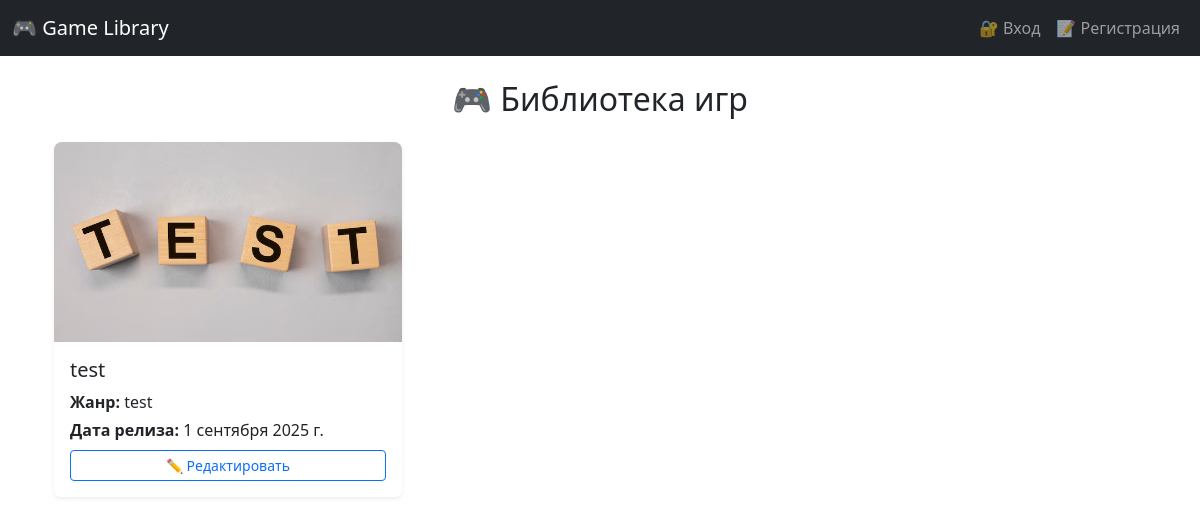
The app's page /, older data.
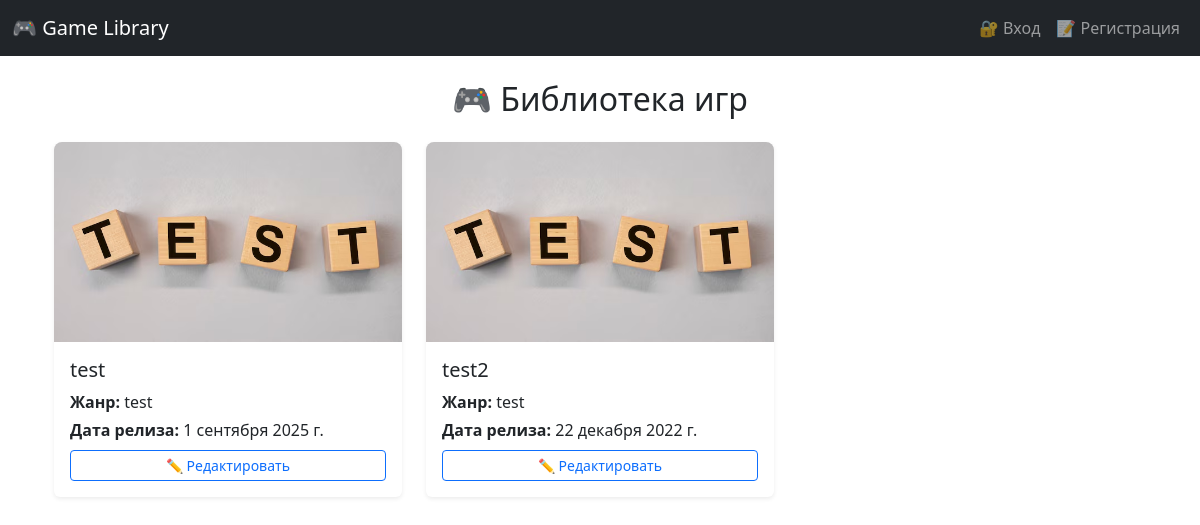
The same page, newer data.
### core/models.py (models this page shows, shortened)
class Game(models.Model):
    title = models.CharField(max_length=100)
    description = models.TextField()
    genre = models.CharField(max_length=50)
    release_date = models.DateField()
    owner = models.ForeignKey(User, on_delete=models.CASCADE, related_name='games')
    cover = models.ImageField(upload_to='covers/', blank=True, null=True)

### core/views.py (the view)
# urls.py: path('', views.home_view, name='home'),
def home_view(request):
    games = Game.objects.all().order_by('-release_date')
    return render(request, 'core/home.html', {'games': games})

### core/templates/core/home.html (shortened to what this page needs)
{% extends 'core/base.html' %}
{% block content %}
<div class="container mt-4">
    <h2 class="mb-4 text-center">🎮 Библиотека игр</h2>
    <div class="row row-cols-1 row-cols-sm-2 row-cols-md-3 g-4">
        {% for game in games %}
        <div class="col">
            <div class="card h-100 shadow-sm border-0">
                {% if game.cover %}
                    <img src="{{ game.cover.url }}" class="card-img-top" alt="Обложка {{ game.title }}" style="height: 200px; object-fit: cover; border-top-left-radius: .5rem; border-top-right-radius: .5rem;">
                {% else %}
                    <div class="bg-secondary text-white text-center d-flex align-items-center justify-content-center" style="height: 200px; border-top-left-radius: .5rem; border-top-right-radius: .5rem;">
                        <span>Нет обложки</span>
                    </div>
                {% endif %}
                <div class="card-body d-flex flex-column">
                    <h5 class="card-title">{{ game.title }}</h5>
                    <p class="card-text mb-1"><strong>Жанр:</strong> {{ game.genre }}</p>
                    <p class="card-text mb-2"><strong>Дата релиза:</strong> {{ game.release_date }}</p>
                    <div class="mt-auto">
                        <a href="{% url 'edit_game' game.id %}" class="btn btn-outline-primary btn-sm w-100">✏️ Редактировать</a>
                    </div>
                </div>
            </div>
        </div>
        {% empty %}
        <p class="text-center">Нет доступных игр.</p>
        {% endfor %}
    </div>
</div>
{% endblock %}

### core/templates/core/base.html (shortened to what this page needs)
<!DOCTYPE html>
<html lang="ru">
<head>
    <link href="https://cdn.jsdelivr.net/npm/bootstrap@5.3.0/dist/css/bootstrap.min.css" rel="stylesheet">
</head>
<body class="{% if request.COOKIES.theme == 'dark' %}dark-mode{% endif %}">
<nav class="navbar navbar-expand-lg {% if request.COOKIES.theme == 'dark' %}navbar-dark-mode{% else %}navbar-dark bg-dark{% endif %}">
    <div class="container-fluid">
        <a class="navbar-brand" href="{% url 'home' %}">🎮 Game Library</a>
        <div class="collapse navbar-collapse" id="navbarNav">
            <ul class="navbar-nav ms-auto">
                {% if user.is_authenticated %}
                    <li class="nav-item"><a class="nav-link" href="{% url 'add_game' %}">➕ Добавить игру</a></li>
                    <li class="nav-item"><a class="nav-link" href="{% url 'profile' %}">👤 Профиль</a></li>
                    <li class="nav-item"><a class="nav-link" href="{% url 'edit_profile' %}">⚙️ Настройки</a></li>
                    <li class="nav-item">
                        <form method="post" action="{% url 'logout' %}" class="d-inline">
                            {% csrf_token %}
                            <button type="submit" class="btn btn-link nav-link px-0" style="vertical-align: middle;">🚪 Выйти</button>
                        </form>
                    </li>
                {% else %}
                    <li class="nav-item"><a class="nav-link" href="{% url 'login' %}">🔐 Вход</a></li>
                    <li class="nav-item"><a class="nav-link" href="{% url 'register' %}">📝 Регистрация</a></li>
                {% endif %}
            </ul>
        </div>
    </div>
</nav>
<div class="container mt-4">
    {% block content %}{% endblock %}
</div>
</body>
</html>

Row changes from the older to the newer data that the page shows:
added Game: cover (picture), title "test2", genre "test", release_date "22 декабря 2022 г."
